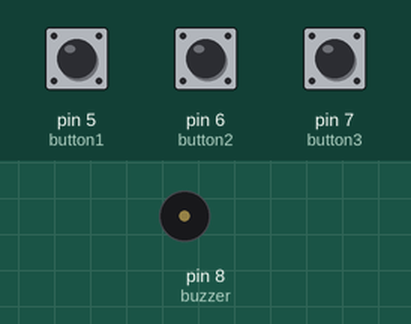
A program run on a simulated Arduino Uno, built with avr-gcc and run on an emulated ATmega328P. Parts: buzzer (waves = sounding). The inputs (shaded band) are chosen by the test bench; at power-on: pin 5 (button1) LOW, pin 6 (button2) LOW, pin 7 (button3) LOW.

Above: at 1.2 s.
1.3 s: pin 5 (button1) pulled HIGH for 0.15 s
At 1.42 s:
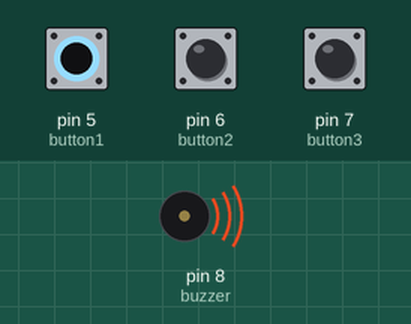
3.0 s: pin 5 (button1) pulled HIGH for 3.2 s
At 6.9 s:
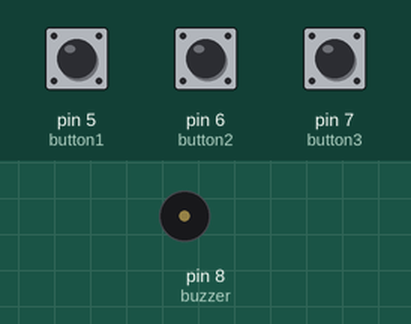
7.8 s: pin 6 (button2) pulled HIGH for 3.2 s
At 9.2 s:
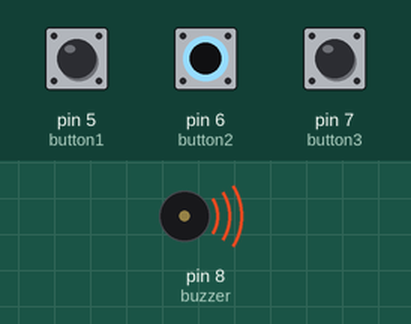
Timing chart, 0 to 12.6 s (numbered marks = the images above; inputs shaded):
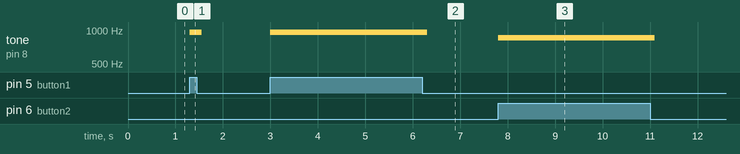

The program:

main.cpp
```cpp
#include <Arduino.h>

const int button1 = 5;
const int button2 = 6;
const int button3 = 7;

const int buzzer = 8;

const int toneC5 = 956;
const int toneD5 = 852;
const int toneE5 = 759;

int state = 0;

void toneOwn(int note, int duration) {

}

void kuzaPazi() {
  for (int i = 0; i < 4; i++) {
    tone(buzzer, toneE5, 100);
    delay(400);
  }
  for (int i = 0; i < 4; i++) {
    tone(buzzer, toneD5, 100);
    delay(400);
  }
  for (int i = 0; i < 2; i++) {
    tone(buzzer, toneC5, 100);
    delay(400);
  }
  for (int i = 0; i < 2; i++) {
    tone(buzzer, toneD5, 100);
    delay(400);
  }
  for (int i = 0; i < 2; i++) {
    tone(buzzer, toneE5, 100);
    delay(400);
  }
  tone(buzzer, toneE5, 300);
  delay(5000);
}

void playSound(int button, int note) {
  state = digitalRead(button);

  if (state == HIGH) {
    tone(buzzer, note, 100);
  }
}

void setup() {
  Serial.begin(9600);

  pinMode(buzzer, OUTPUT);

  pinMode(button1, INPUT);
  pinMode(button2, INPUT);
  pinMode(button3, INPUT);
}

void loop() {
  // kuzaPazi();
  playSound(button1, toneC5);
  playSound(button2, toneD5);
  playSound(button3, toneE5);
}
```

Measured:
- after the input at 1.3 s, tone on pin 8 (buzzer): silent → 956 Hz at once, → silent 0.25 s later
- after the input at 3.0 s, tone on pin 8 (buzzer): silent → 956 Hz at once, → silent 3.3 s later
- after the input at 7.8 s, tone on pin 8 (buzzer): silent → 852 Hz at once, → silent 3.3 s later
